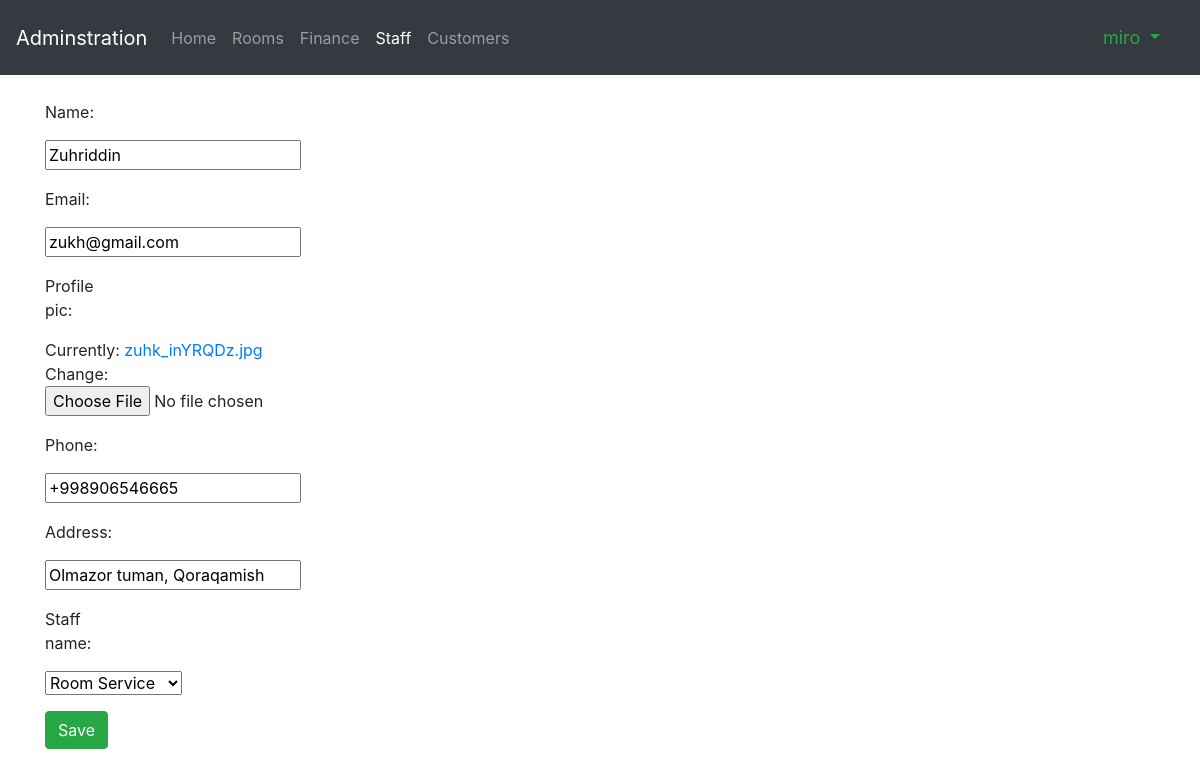
The app's page /staff/Room Service/Zuhriddin/edit (signed in) with its own data.
### Staff/models.py (models this page shows, shortened)
class Employee(models.Model):
    Name = models.CharField(max_length=30)
    Email = models.EmailField(max_length=100)
    profile_pic = models.FileField(null=True)
    status = models.CharField(max_length=20, default='Status')
    time = models.TimeField(default=timezone.now())
    Phone = models.CharField(max_length=14)
    Address = models.CharField(max_length=100, default='7 Address Hotel')
    Staff_name = models.ForeignKey(Staff, on_delete=models.CASCADE)
    class Meta:
        get_latest_by = ['time']

### Staff/views.py (the view, shortened to what this page needs)
# urls.py: path('<staff_name>/<employee_name>/edit', views.edit_employee, name='edit_employee'),
def edit_employee(request, staff_name, employee_name):
    if not request.user.is_authenticated & request.user.is_superuser:
        return render(request, 'ownerAdmin/admin_login.html')
    else:
        employee = get_object_or_404(Employee, Name=employee_name)
        context = {'Name': employee.Name, 'Email': employee.Email, 'profile_pic': employee.profile_pic,
                   'Phone': employee.Phone,'Address': employee.Address, 'Staff_name': employee.Staff_name}
        form = EditEmployee(request.POST or None, request.FILES or None, initial=context)
    return render(request, 'Staff/emplyee_edit.html', {'form': form, 'employee': employee})

### Staff/forms.py
class EditEmployee(forms.ModelForm):
    class Meta:
        model = Employee
        fields = ['Name', 'Email', 'profile_pic', 'Phone',
                  'Address', 'Staff_name']

### Staff/models.py (called while the page is built)
    def __str__(self):
        return self.Name

### Staff/templates/Staff/emplyee_edit.html (shortened to what this page needs)
{% extends 'Staff/base.html' %}
{% load static %}
{% block body %}
    <div class="container">
         <br>
            <div class="row">
                <div class="col-xs-8">
                    <form class="form-horizontal" role="form" action="" method="post" enctype="multipart/form-data">
                        {% include 'ownerAdmin/form_template.html' %}
                        <div class="form-group">
                            <div class="col-sm-offset-2 col-sm-10">
                                <input type="submit" value="Save" class="btn btn-success">
                            </div>
                        </div>
                    </form>
                </div>
            </div>
    </div>
{% endblock %}

### Staff/templates/Staff/base.html (shortened to what this page needs)
<!DOCTYPE html>
<html lang="en">
<head>
    <link rel="stylesheet" href="https://stackpath.bootstrapcdn.com/bootstrap/4.1.3/css/bootstrap.min.css">
    <link rel="stylesheet" href="https://use.fontawesome.com/releases/v5.5.0/css/all.css">
</head>
<body>
<nav class="navbar navbar-expand-lg navbar-dark bg-dark">
     {% if request.user.is_authenticated and user.is_superuser %}
         <a class="navbar-brand" href="#">Adminstration</a>
    {% endif %}
  <div class="collapse navbar-collapse" id="navbarTogglerDemo02">
    <ul class="navbar-nav mr-auto mt-2 mt-lg-0">
        {% if request.user.is_authenticated and user.is_superuser %}
          <li class="nav-item ">
                  <a class="nav-link" href="{% url 'admin_login' %}">Home <span class="sr-only">(current)</span></a>
          </li>
        {% else %}
          <li class="nav-item ">
                  <a class="nav-link" href="#">Home <span class="sr-only">(current)</span></a>
          </li>
        {% endif %}
        {% if request.user.is_authenticated and user.is_superuser %}
            <li class="nav-item ">
              <a class="nav-link" href="{% url 'rooms_admin' %}">Rooms</a>
            </li>
            <li class="nav-item ">
              <a class="nav-link" href="{% url 'finance_edit' %}">Finance</a>
             </li>
        {% endif %}
      <li class="nav-item active">
        <a class="nav-link" href="{% url 'Staff_view' %}">Staff</a>
      </li>
      <li class="nav-item">
        <a class="nav-link" href="#">Customers</a>
      </li>
    </ul>
    <ul class="navbar-nav navbar  ">
        {% if request.user.is_authenticated  %}
            <li class="nav-item dropdown">
                <a style="font-size: 18px;color: #28a745" class="nav-link dropdown-toggle"  id="navbarDropdown" role="button" data-toggle="dropdown" aria-haspopup="true" aria-expanded="false" href="#">{{ user.username }} </a>
            </li>
        {% else %}
            <li class="nav-item"><a style="font-size: 18px;color: #28a745" class="nav-link" href="{% url 'Receptionist_login' %}"><i class="fas fa-sign-in-alt"></i> Login</a></li>
        {% endif %}
    </ul>
  </div>
</nav>
{% block body %}{% endblock %}
</body>
</html>

### ownerAdmin/templates/ownerAdmin/form_template.html (shortened to what this page needs)
{% for field in form %}
    <div class="form-group">
        <div class="col-sm-offset-2 col-sm-10">
        </div>
        <label class="control-label col-sm-2" for="song_title">{{ field.label_tag }}</label>
        <div class="col-sm-10">{{ field }}</div>
    </div>
{% endfor %}

### records on screen
Employee: form "Zuhriddin" "zukh@gmail.com" "+998906546665" "Olmazor tuman, Qoraqamish" "Room Service"

### other values on screen
{{ user.username }} "miro"
{{ field.label_tag }} "Name:" "Email:" "Profile pic:" "Phone:" "Address:" "Staff name:"
